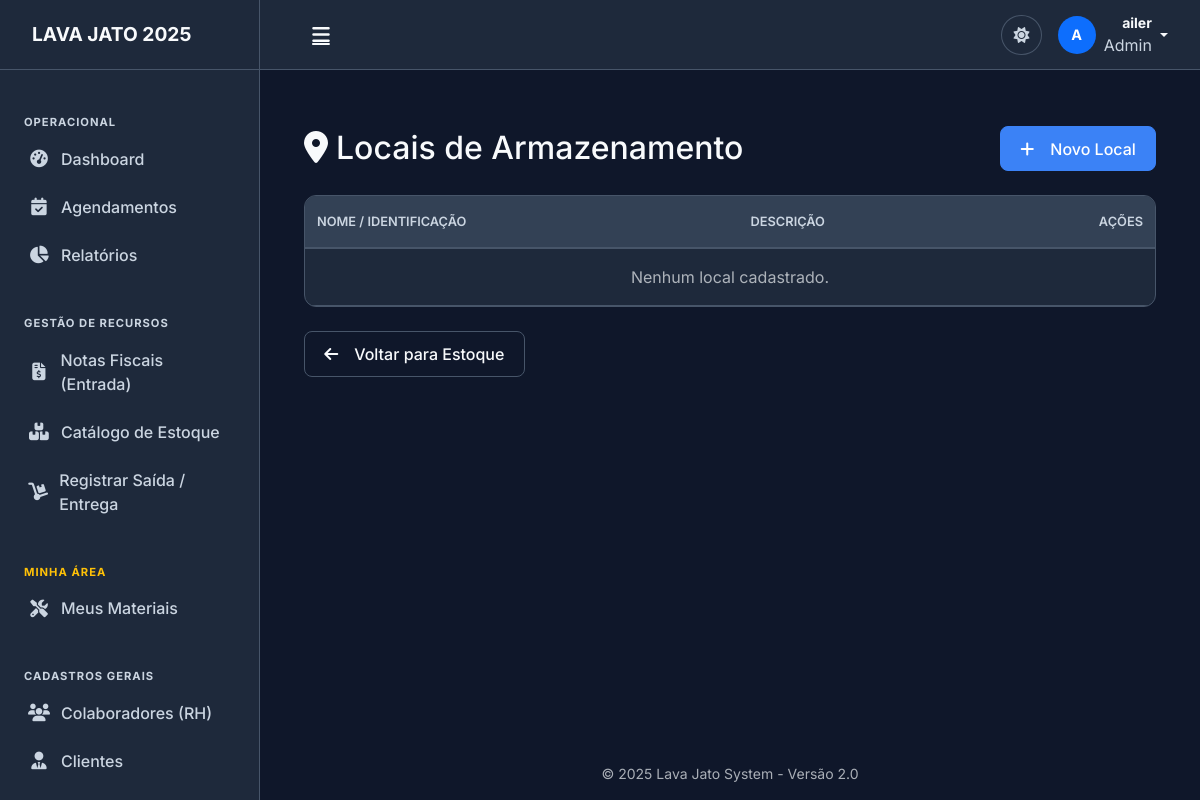
The page /gestao/locais/ (signed in) on the database as committed earlier.
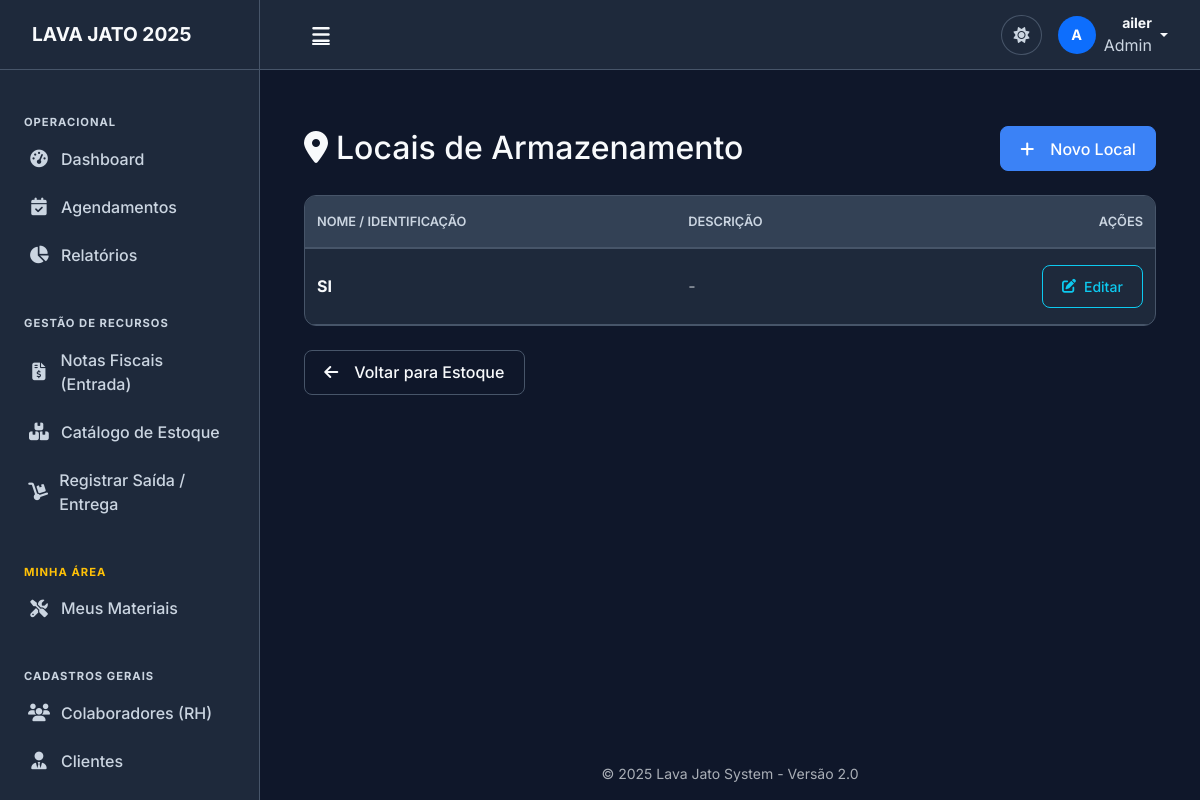
The same page on the database as committed later.
### gestao/models.py (models this page shows, shortened)
class LocalArmazenamento(models.Model):
    nome = models.CharField('Nome/Identificação', max_length=50, help_text="Ex: Prateleira A1, Armário 2")
    descricao = models.CharField('Descrição', max_length=100, blank=True)
    class Meta: verbose_name = "Local de Armazenamento"

### gestao/views.py (the view)
# urls.py: path('locais/', views.local_lista, name='local_lista'),
@login_required
def local_lista(request):
    locais = LocalArmazenamento.objects.all().order_by('nome')
    return render(request, 'gestao/local_lista.html', {'locais': locais})

### gestao/templates/gestao/local_lista.html
{% extends 'base/base.html' %}
{% block content %}
<div class="container mt-4">
    <div class="d-flex justify-content-between align-items-center mb-4">
        <h2 class="mb-0"><i class="fas fa-map-marker-alt me-2"></i>Locais de Armazenamento</h2>
        <a href="{% url 'local_create' %}" class="btn btn-primary">
            <i class="fas fa-plus me-2"></i>Novo Local
        </a>
    </div>
    <div class="card-custom">
        <div class="table-responsive">
            <table class="table table-hover align-middle">
                <thead class="table-dark">
                    <tr>
                        <th>Nome / Identificação</th>
                        <th>Descrição</th>
                        <th class="text-end">Ações</th>
                    </tr>
                </thead>
                <tbody>
                    {% for local in locais %}
                    <tr>
                        <td class="fw-bold">{{ local.nome }}</td>
                        <td class="text-muted">{{ local.descricao|default:"-" }}</td>
                        <td class="text-end">
                            <a href="{% url 'local_update' local.pk %}" class="btn btn-sm btn-outline-info">
                                <i class="fas fa-edit"></i> Editar
                            </a>
                        </td>
                    </tr>
                    {% empty %}
                    <tr>
                        <td colspan="3" class="text-center text-muted">Nenhum local cadastrado.</td>
                    </tr>
                    {% endfor %}
                </tbody>
            </table>
        </div>
    </div>
    <div class="mt-3">
        <a href="{% url 'estoque_lista' %}" class="btn btn-outline-secondary">
            <i class="fas fa-arrow-left me-2"></i>Voltar para Estoque
        </a>
    </div>
</div>
{% endblock %}

Rows that differ between the two databases and show on the page:
added LocalArmazenamento: nome "SI", descricao "-"
Other text that changed with them:
text no longer shown: "Nenhum local cadastrado."
